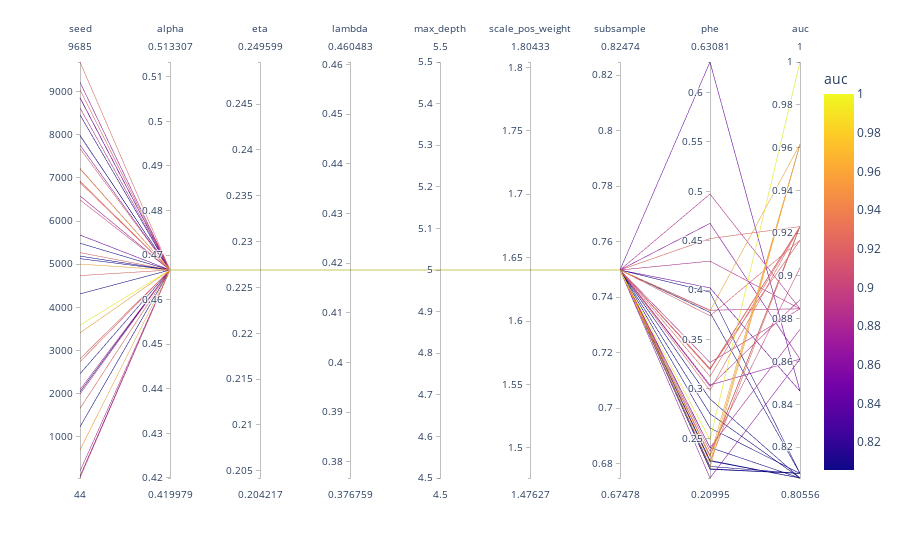

Notebook source saved alongside this figure:
### Code cell
import plotly.express as px

# fig = px.parallel_coordinates(bs_trials)

fig = px.parallel_coordinates(
    bs_trials,
    color="auc",
    dimensions=[
        "seed",
        "alpha",
        "eta",
        "lambda",
        "max_depth",
        "scale_pos_weight",
        "subsample",
        "phe",
        "auc",
    ],
)
fig.show()
